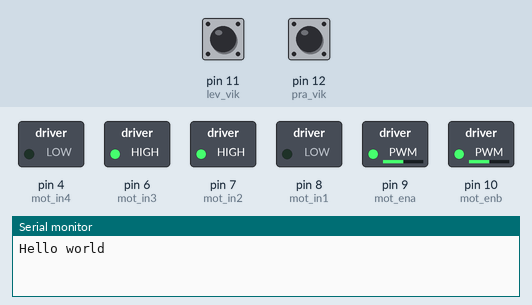
Recording of a sketch running on a simulated Arduino Nano, built with avr-gcc and run on an emulated ATmega328P. Parts: switched loads named in the sketch (green lamp = pin HIGH), the last lines printed to the serial monitor. Dashed ring = blinking. The test bench sets the inputs (shaded band); at power-on: pin 11 (lev_vik) HIGH, pin 12 (pra_vik) HIGH. Random numbers use the default seed unless the sketch sets one.

Above: at 3.2 s.
3.3 s: pin 11 (lev_vik) pulled LOW for 0.15 s
At 4.5 s:
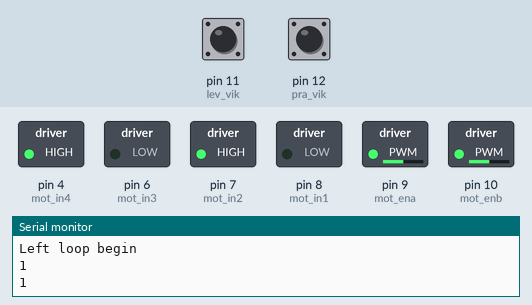
6.4 s: pin 12 (pra_vik) pulled LOW for 3.2 s
At 8.0 s:
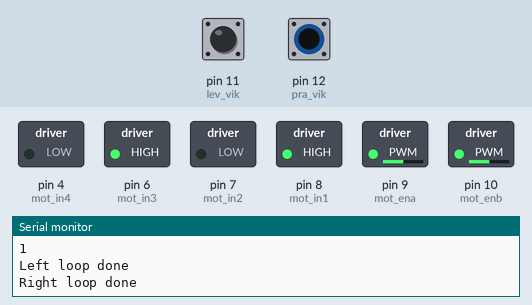
11.1 s: pin 12 (pra_vik) pulled LOW for 0.15 s
At 11.37 s:
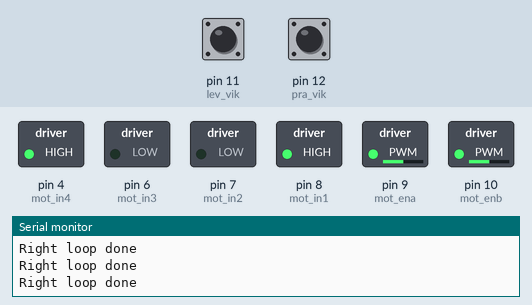
14.1 s: pin 12 (pra_vik) pulled LOW for 1 s
At 14.92 s:
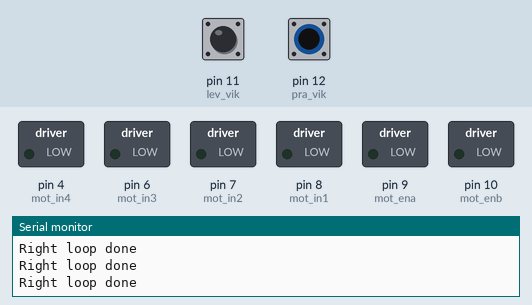
Timing chart, 0 to 17.6 s (numbered marks = the images above; inputs shaded):
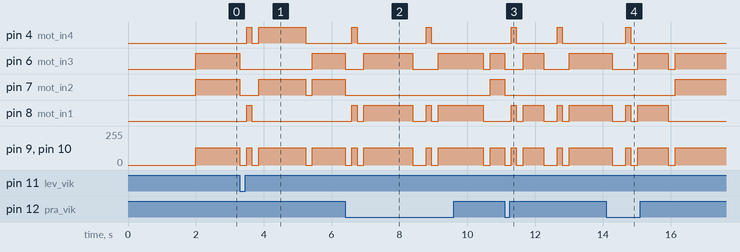

The sketch:

robot_1.ino
```cpp
#define mot_ena 9 //пин ШИМа левого мотора
#define mot_in1 8 //пин левого мотора
#define mot_in2 7 //пин левого мотора
#define mot_in3 6 //пин правого мотора
#define mot_in4 4 //пин правого мотора
#define mot_enb 10 //пин ШИМа правого мотора

#define ir_1 A0 //пин 1 ИК-датчика
#define ir_2 A1 //пин 2 ИК-датчика
#define ir_3 A2 //пин 3 ИК-датчика
#define ir_4 A3 //пин 4 ИК-датчика
#define ir_5 A4 //пин 5 ИК-датчика
#define ir_6 A5 //пин 6 ИК-датчика

#define lev_vik 11 //пин левого выключателя
#define pra_vik 12 //пин правого выключателя

//для выравнивания скорости колес
byte max_skor_lev = 128;
byte max_skor_prav = 128;
//---------------------------------

byte min_skor = 0;
byte left_c=0; //count of left ps
byte right_c=0; //count of rigth ps
unsigned long last_l=0;
unsigned long last_r=0;
unsigned long interval=5000;


void setup() {

randomSeed(analogRead(A7));
// пины энкодеров на вход
//pinMode(13, OUTPUT);
pinMode(3, INPUT); // пин левого энкодера на вход
pinMode(2, INPUT); // пин правого энкодера на вход
//-------------------------
// пины для левого и правого моторов на выход
pinMode(mot_ena, OUTPUT);
pinMode(mot_in1, OUTPUT);
pinMode(mot_in2, OUTPUT);
pinMode(mot_in3, OUTPUT);
pinMode(mot_in4, OUTPUT);
pinMode(mot_enb, OUTPUT);
//-------------------------------------------
// пины ИК-датчиков на вход
pinMode(ir_1, INPUT);
pinMode(ir_2, INPUT);
pinMode(ir_3, INPUT);
pinMode(ir_4, INPUT);
pinMode(ir_5, INPUT);
pinMode(ir_6, INPUT);
//-------------------------
// пины левого и правого выключателей на вход
pinMode(lev_vik, INPUT_PULLUP);
pinMode(pra_vik, INPUT_PULLUP);
//---------------------------
Serial.begin(9600);
  Serial.println("Hello world");
delay(2000);
//digitalWrite(13,HIGH);
ROB_VPERED();
}


void loop() {
//Serial.println("1");
// если срабатывает левый выключатель на бампере
if (digitalRead(lev_vik) == LOW)
{
  unsigned long cur_l = millis();
  Serial.println(cur_l-last_l);
  if(cur_l-last_l > interval) {
// save the last time you blinked the LED
last_l=cur_l;
left_c=0;
  }

  left_c=left_c+1;
  byte c=1;
  if (left_c>2){
      c=2;
  }
  for(byte i=1;i<=c;i++){
 Serial.println("Left loop begin ");
 Serial.println(left_c);
Serial.println(c);
  ROB_STOP();
delay(200);
ROB_NAZAD();
delay(150);
ROB_STOP();
delay(200);
ROB_PRAV();
delay(random(400, 1500));
ROB_STOP();
delay(200);
ROB_VPERED();
Serial.println("Left loop done ");
 }
}
//-----------------------------------------------
// если срабатывает правый выключатель на бампере
if (digitalRead(pra_vik) == LOW)
{
  unsigned long cur_r = millis();
  if(cur_r-last_r > interval) {
// save the last time you blinked the LED
last_r=cur_r;
right_c=0;
  }

  right_c=right_c+1;
  byte c=1;
  if (right_c>2){c=2;};
  for(byte i=1;i<=c;i++){

  Serial.println("Right loop done");

ROB_STOP();
delay(200);
ROB_NAZAD();
delay(150);
ROB_STOP();
delay(200);
ROB_LEV();
delay(random(400, 1500));
ROB_STOP();
delay(200);
ROB_VPERED();
  }
}
//-----------------------------------------------
// если срабатывает 2 ИК-датчик
/*
if (digitalRead(ir_2) == LOW)
{
ROB_STOP();
delay(200);
ROB_PRAV();
delay(random(200, 1100));
ROB_STOP();
delay(200);
ROB_VPERED();
}
//-----------------------------------------------
// если срабатывает 3 ИК-датчик
if (digitalRead(ir_3) == LOW)
{
ROB_STOP();
delay(200);
ROB_PRAV();
delay(random(200, 1100));
ROB_STOP();
delay(200);
ROB_VPERED();
}
//-----------------------------------------------
// если срабатывает 4 ИК-датчик
if (digitalRead(ir_4) == LOW)
{
ROB_STOP();
delay(200);
ROB_LEV();
delay(random(200, 1100));
ROB_STOP();
delay(200);
ROB_VPERED();
}
//-----------------------------------------------
// если срабатывает 5 ИК-датчик
if (digitalRead(ir_5) == LOW)
{
ROB_STOP();
delay(200);
ROB_LEV();
delay(random(200, 1100));
ROB_STOP();
delay(200);
ROB_VPERED();
}
//-----------------------------------------------
// если срабатывает 1 ИК-датчик
if (digitalRead(ir_1) == LOW)
{
ROB_PRAV();
delay(10);
ROB_VPERED();
}
//-----------------------------------------------
// если срабатывает 6 ИК-датчик
if (digitalRead(ir_6) == LOW)
{
ROB_LEV();
delay(10);
ROB_VPERED();
}
//-----------------------------------------------
*/

}

// поворот направо на месте
void ROB_PRAV()
{
// левый мотор вперед
digitalWrite(mot_in1, LOW);
digitalWrite(mot_in2, HIGH);
analogWrite(mot_ena, max_skor_lev);
// правый мотор назад
digitalWrite(mot_in3, LOW);
digitalWrite(mot_in4, HIGH);
analogWrite(mot_enb, max_skor_prav);
}
//-----------------
// поворот налево на месте
void ROB_LEV()
{
// правый мотор вперед
digitalWrite(mot_in3, HIGH);
digitalWrite(mot_in4, LOW);
analogWrite(mot_enb, max_skor_prav);
// левый мотор назад
digitalWrite(mot_in1, HIGH);
digitalWrite(mot_in2, LOW);
analogWrite(mot_ena, max_skor_lev);
}
//---------------------
// езда вперед
void ROB_VPERED()
{
// левый мотор вперед
digitalWrite(mot_in1, LOW);
digitalWrite(mot_in2, HIGH);
analogWrite(mot_ena, max_skor_lev);
// правый мотор вперед
digitalWrite(mot_in3, HIGH);
digitalWrite(mot_in4, LOW);
analogWrite(mot_enb, max_skor_prav);
}
//-------------------------------------
// езда назад
void ROB_NAZAD()
{
// левый мотор назад
digitalWrite(mot_in1, HIGH);
digitalWrite(mot_in2, LOW);
analogWrite(mot_ena, max_skor_lev);
// правый мотор назад
digitalWrite(mot_in3, LOW);
digitalWrite(mot_in4, HIGH);
analogWrite(mot_enb, max_skor_prav);
}
//------------------------------------
// стоп
void ROB_STOP()
{
// левый мотор стоп
digitalWrite(mot_in1, LOW);
digitalWrite(mot_in2, LOW);
analogWrite(mot_ena, min_skor);
// правый мотор стоп
digitalWrite(mot_in3, LOW);
digitalWrite(mot_in4, LOW);
analogWrite(mot_enb, min_skor);
}
//--------------------------------
```

Measured:
- after the input at 3.3 s, pin 4 (mot_in4): LOW → HIGH after 0.20 s, → LOW 0.15 s later, → HIGH 0.20 s later, → LOW 1.4 s later; pin 6 (mot_in3): HIGH → LOW at once, → HIGH 2.1 s later
- after the input at 6.4 s, pin 4 (mot_in4): alternates HIGH for 0.15 s and LOW for 2.0 s, starting after 0.20 s; pin 6 (mot_in3): goes LOW 0.55 s, HIGH 1.4 s, LOW 0.75 s, HIGH 1.3 s, LOW 0.20 s, then HIGH, starting at once
- after the input at 11.1 s, pin 4 (mot_in4): alternates HIGH for 0.15 s and LOW for 1.2 s, starting after 0.20 s; pin 6 (mot_in3): HIGH → LOW at once, → HIGH 0.55 s later, → LOW 0.60 s later, → HIGH 0.75 s later
- after the input at 14.1 s, pin 4 (mot_in4): LOW → HIGH after 0.58 s, → LOW 0.15 s later
